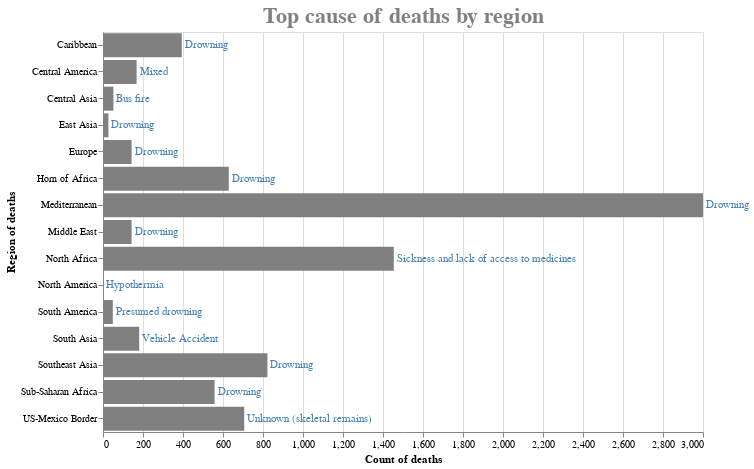

Write notebook code for a chart like this one.
### Code cell
chart = alt.Chart(df).mark_bar(color='#808080').encode(
    x=alt.X('Count:Q',  scale=alt.Scale(domain=[0,3000], clamp = True), axis=alt.Axis(title='Count of deaths')),
    y=alt.Y("Region:O",axis=alt.Axis(title='Region of deaths'))
).properties(height=400, width = 600, title="Top cause of deaths by region")


text = chart.mark_text(
    align='left',
    baseline='middle',
    color= 'steelblue',
    dx=3  # Nudges text to right so it doesn't appear on top of the bar
).encode(
    text= 'Cause:O'
)

(chart+text).configure_title(
    fontSize=22,
    font='Helvetica',
    anchor='middle',
    color='grey'
)

### Figure 1 — Vega-Lite specification as saved in the notebook (floating-point values rounded to 4 significant figures)
{"config": {"view": {"continuousWidth": 400, "continuousHeight": 300}, "title": {"anchor": "middle", "color": "grey", "font": "Helvetica", "fontSize": 22}}, "layer": [{"mark": {"type": "bar", "color": "#808080"}, "encoding": {"x": {"type": "quantitative", "axis": {"title": "Count of deaths"}, "field": "Count", "scale": {"clamp": true, "domain": [0, 3000]}}, "y": {"type": "ordinal", "axis": {"title": "Region of deaths"}, "field": "Region"}}, "height": 400, "title": "Top cause of deaths by region", "width": 600}, {"mark": {"type": "text", "align": "left", "baseline": "middle", "color": "steelblue", "dx": 3}, "encoding": {"text": {"type": "ordinal", "field": "Cause"}, "x": {"type": "quantitative", "axis": {"title": "Count of deaths"}, "field": "Count", "scale": {"clamp": true, "domain": [0, 3000]}}, "y": {"type": "ordinal", "axis": {"title": "Region of deaths"}, "field": "Region"}}, "height": 400, "title": "Top cause of deaths by region", "width": 600}], "data": {"name": "data-7a133743268d34dca2a451be1715a7ed"}, "$schema": "https://vega.github.io/schema/vega-lite/v4.8.1.json", "datasets": {"data-7a133743268d34dca2a451be1715a7ed": [{"Cause": "Unknown (skeletal remains)", "Region": "US-Mexico Border", "Count": 706}, {"Cause": "Presumed drowning", "Region": "South America", "Count": 49}, {"Cause": "Bus fire", "Region": "Central Asia", "Count": 52}, {"Cause": "Drowning", "Region": "East Asia", "Count": 27}, {"Cause": "Mixed", "Region": "Central America", "Count": 168}, {"Cause": "Hypothermia", "Region": "North America", "Count": 1}, {"Cause": "Sickness and lack of access to medicines", "Region": "North Africa", "Count": 1454}, {"Cause": "Drowning", "Region": "Horn of Africa", "Count": 629}, {"Cause": "Vehicle Accident", "Region": "South Asia", "Count": 181}, {"Cause": "Drowning", "Region": "Europe", "Count": 143}, {"Cause": "Drowning", "Region": "Mediterranean", "Count": 13984}, {"Cause": "Drowning", "Region": "Middle East", "Count": 143}, {"Cause": "Drowning", "Region": "Southeast Asia", "Count": 822}, {"Cause": "Drowning", "Region": "Sub-Saharan Africa", "Count": 558}, {"Cause": "Drowning", "Region": "Caribbean", "Count": 394}]}}
